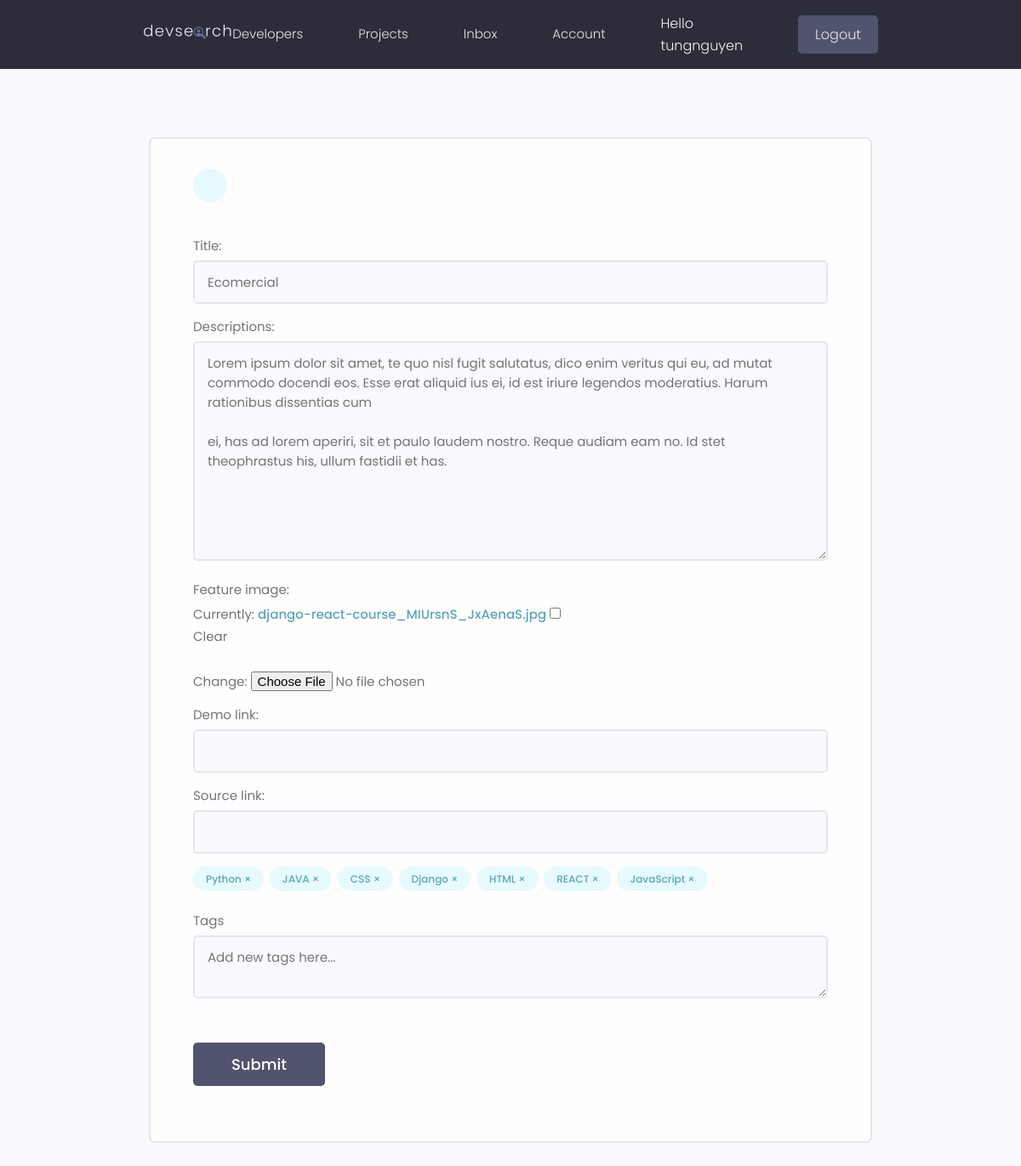
The page /projects/update/e6583525-b297-4549-b0ec-f109f5942aca/ (signed in) on the database its author committed.
### projects/models.py (models this page shows, shortened)
class Project(models.Model):
    owner = models.ForeignKey(Profile,null=True , blank=True , on_delete=models.CASCADE)
    title = models.CharField(max_length=255)
    descriptions= models.TextField(null=True,blank=True)
    feature_image = models.ImageField(null=True, blank=True,
                                      default='default.jpg')
    demo_link = models.CharField(max_length=2000,null=True,blank=True)
    source_link= models.CharField(max_length=2000,null=True,blank=True)
    tags= models.ManyToManyField(Tags, blank=True)
    vote_total = models.IntegerField(default=0, null=True, blank=True)
    vote_ratio = models.IntegerField(default=0, null=True, blank=True)
    created = models.DateTimeField(auto_now_add=True) # generate the time when we created.
    id = models.UUIDField(default=uuid.uuid4, unique=True, primary_key=True, editable=False)
    class Meta:
        ordering = ['-vote_total','-vote_ratio','-title']

class Tags(models.Model):
    name = models.CharField(max_length=255)
    created = models.DateTimeField(auto_now_add=True)
    id = models.UUIDField(default=uuid.uuid4, unique=True, primary_key=True, editable=False)

### projects/views.py (the view, shortened to what this page needs)
# urls.py: path('projects/update/<str:pk>/',views.update, name= 'project-update'),
@login_required(login_url='login')
def update(request,pk):
    profile = request.user.profile
    project= profile.project_set.get(id=pk)
    form = ProjectForm(instance=project) # tell us which project need to update
    context={'form':form , 'project':project}
    return render(request,'projects/project_form.html',context)

### projects/forms.py
class ProjectForm(forms.ModelForm):
    class Meta:
        model = Project
        fields = ['title','descriptions','feature_image','demo_link','source_link']
        widgets = {
            'tags': forms.CheckboxSelectMultiple(),
        }
    def __init__(self, *args,**kwargs):
        super(ProjectForm,self).__init__(*args,**kwargs)
        for k, field in self.fields.items():
            field.widget.attrs.update({'class':'input'})

### projects/templates/projects/project_form.html (shortened to what this page needs)
{% extends 'main.html'%}
{% block content %}
    <main class="formPage my-xl">
        <div class="content-box">
            <div class="formWrapper">
                <a class="backButton" href="{% url 'user' %}"></a>
                <br>
                <form class="form" method="POST" enctype="multipart/form-data">
                    {% for field in form %}
                    <div class="form__field">
                        <label for="formInput#text">{{field.label}}: </label>
                        {{field}}
                    </div>
                    {% endfor %}
                    <div class="form__field">
                        {% for tag in project.tags.all %}
                        <div class="project-tag tag tag--pill tag--main" data-tag="{{tag.id}}"
                            data-project="{{project.id}}">{{tag.name}} &#215;</div>
                        {% endfor %}
                    </div>
                    <div class="form__field">
                        <label for="formInput#text">Tags </label>
                        <textarea name="newtags" class="input" placeholder="Add new tags here..."></textarea>
                    </div>
                    <input class="btn btn--sub btn--lg  my-md" type="submit" value="Submit" />
                </form>
            </div>
        </div>
    </main>
{%endblock content%}

### templates/navbar.html (shortened to what this page needs)
{% load static %}
 <header class="header">
    <div class="container container--narrow">
      <a href="/" class="header__logo">
        <img src="{% static 'images/logo.svg' %}" alt="DevSearch Logo" />
      </a>
      <nav class="header__nav">
        <ul class="header__menu">
          <li class="header__menuItem"><a href="{% url 'profile' %}">Developers</a></li>
          <li class="header__menuItem"><a href="{% url 'projects' %}">Projects</a></li>
          {% if request.user.is_authenticated %}
          <li class="header__menuItem"><a href="{% url 'inbox'%}">Inbox</a></li>
          <li class="header__menuItem"><a href="{% url 'user'%}">Account</a></li>
          <li> <p style="color: whitesmoke;">Hello {{request.user.username}}</p></li>
          <li class="header__menuItem"><a href="{% url 'logout'%}" class="btn btn--sub">Logout</a></li>
          {% else %}
          <li class="header__menuItem"><a href="{% url 'login'%}" class="btn btn--sub">Login/Sign Up</a></li>
          {% endif %}
        </ul>
      </nav>
    </div>
  </header>

### static/css/app.css (style rules this page uses)
:root { --color-sub: #2d2d39; }
.btn--sub { background-color: var(--color-sub-light); }
img { width: 100%; }
.content-box { width: 95%; max-width: 85rem; margin: 0 auto; }
.header { position: sticky; z-index: 111; background-color: var(--color-sub); padding: 1.5rem 0; }
.header > .container { display: flex; justify-content: space-between; align-items: center; }
.header__logo > img { height: 3.8rem; }
.header__nav > ul { display: inline-flex; align-items: center; list-style: none; gap: 6.5rem; }
.header__menuItem > a { color: var(--color-light); font-weight: 300; }
.backButton { background: var(--color-main-light); color: var(--color-main); width: 4rem; height: 4rem; display: flex; align-items: center; justify-content: center; border-radius: 50%; }
.formPage .formWrapper { list-style: none; background: var(--color-white); padding: 3.5rem 5rem; border: 2px solid var(--color-light); border-radius: 0.7rem; }

### static/uikit/styles/modules/_variables.css (style rules this page uses)
:root { --color-main: #5aa5b9; --color-main-light: #e6faff; --color-sub: #3f4156; --color-sub-light: #51546e; --color-sub-lighter: #ededfd; --color-text: #737373; --color-gray: #8b8b8b; --color-light: #e5e7eb; --color-light-gray: #767676; --color-bg: #f8fafd; --color-white: #fffefd; --color-white-light: #f3f3f3; --color-success: #359e64; --color-success-bg: #def8e8; --color-error: #fc4b0b; --color-error-bg: #fff2ee; --font-base: 'Poppins', arial, helvetica, 'Segoe UI', roboto, ubuntu, sans-serif; --font-monospace: 'Fira Code', 'Courier New', courier, monospace; --font-regular: 300; --font-medium: 500; --font-bold: 700; --generic-shadow: 1px 1px 5px #00000010; --generic-transition: all 0.3s ease-in-out; }

### static/uikit/styles/modules/_base.css (style rules this page uses)
* { margin: 0; padding: 0; box-sizing: border-box; text-rendering: optimizeLegibility; color: inherit; font-size: inherit; }
html { font-size: 50%; }
@media only screen and (min-width: 480px) { html { font-size: 56.25%; } }
@media only screen and (min-width: 1200px) { html { font-size: 62.5%; } }
body { line-height: 1.6; font-weight: 400; font-size: 1.5rem; color: var(--color-text); background-color: var(--color-bg); min-height: 100vh; }

### static/uikit/styles/modules/_typography.css (style rules this page uses)
* { font-family: var(--font-base); }
p, span, strong { font-size: 1.6rem; color: var(--color-text); font-weight: var(--font-regular); }
a { padding-bottom: 2px; text-decoration: none; display: inline-block; color: var(--color-main); font-weight: var(--font-medium); }

### static/uikit/styles/modules/_utilities.css (style rules this page uses)
.container { width: 92%; max-width: 165rem; margin: 0 auto; box-sizing: border-box; }
.container--narrow { width: 92%; max-width: 120rem; }
@media screen and (min-width: 1000px) { .container { width: 90%; } }
@media screen and (min-width: 1000px) { .container--narrow { width: 85%; } }
@media screen and (min-width: 1200px) { .container { width: 80%; } }
@media screen and (min-width: 1200px) { .container--narrow { width: 72%; } }
.my-md { margin: 3rem auto; }
.my-xl { margin: 8rem auto; }

### static/uikit/styles/modules/_button.css (style rules this page uses)
.btn { display: inline-block; position: relative; cursor: pointer; background-color: var(--color-light); font-weight: var(--font-medium); color: var(--color-sub); text-decoration: none; padding: 1rem 2rem; border-radius: 0.5rem; border: none; width: -webkit-fit-content; width: -moz-fit-content; width: fit-content; height: -webkit-fit-content; height: -moz-fit-content; height: fit-content; font-size: 1.6rem; outline-width: 0; outline-color: transparent; -webkit-backface-visibility: hidden; backface-visibility: hidden; transition: all 0.3s ease-in-out; }
.btn--sub { background-color: var(--color-sub); color: var(--color-white); }
.btn--lg { font-size: 1.8rem; padding: 1.2rem 4.5rem; }

### static/uikit/styles/modules/_form.css (style rules this page uses)
.form { display: block; }
.form__field { margin-top: 1.5rem; margin-bottom: 1.5rem; }
.form__label, .form__field > label { display: block; margin-bottom: 0.5rem; color: var(--color-text); }
input.input[type='text'], input.input[type='email'], input.input[type='password'], input.input[type='number'], textarea.input { min-width: 24rem; width: 100%; padding: 1.2rem 1.5rem; border-radius: 0.5rem; border: 2px solid var(--color-light); transition: all 0.3s ease-in-out; background-color: var(--color-bg); }

### rows shown on the page
Project: form "Ecomercial" "Lorem ipsum dolor sit amet, te quo nisl fugit salutatus, dico enim veritus qui eu, ad mutat commodo docendi eos. Esse erat aliquid ius ei, id est iriure legendos moderatius. Harum rationibus dissentias cum ei, has ad lorem aperiri, sit et paulo laudem nostro. Reque audiam eam no. Id stet theophrastus his, ullum fastidii et has."
Tags: name "Python"
Tags: name "JAVA"
Tags: name "CSS"
Tags: name "Django"
Tags: name "HTML"
Tags: name "REACT"
Tags: name "JavaScript"

### other values the page prints
{{ request.user.username }} "tungnguyen"
{{ field.label }} "Title" "Descriptions" "Feature image" "Demo link" "Source link"
